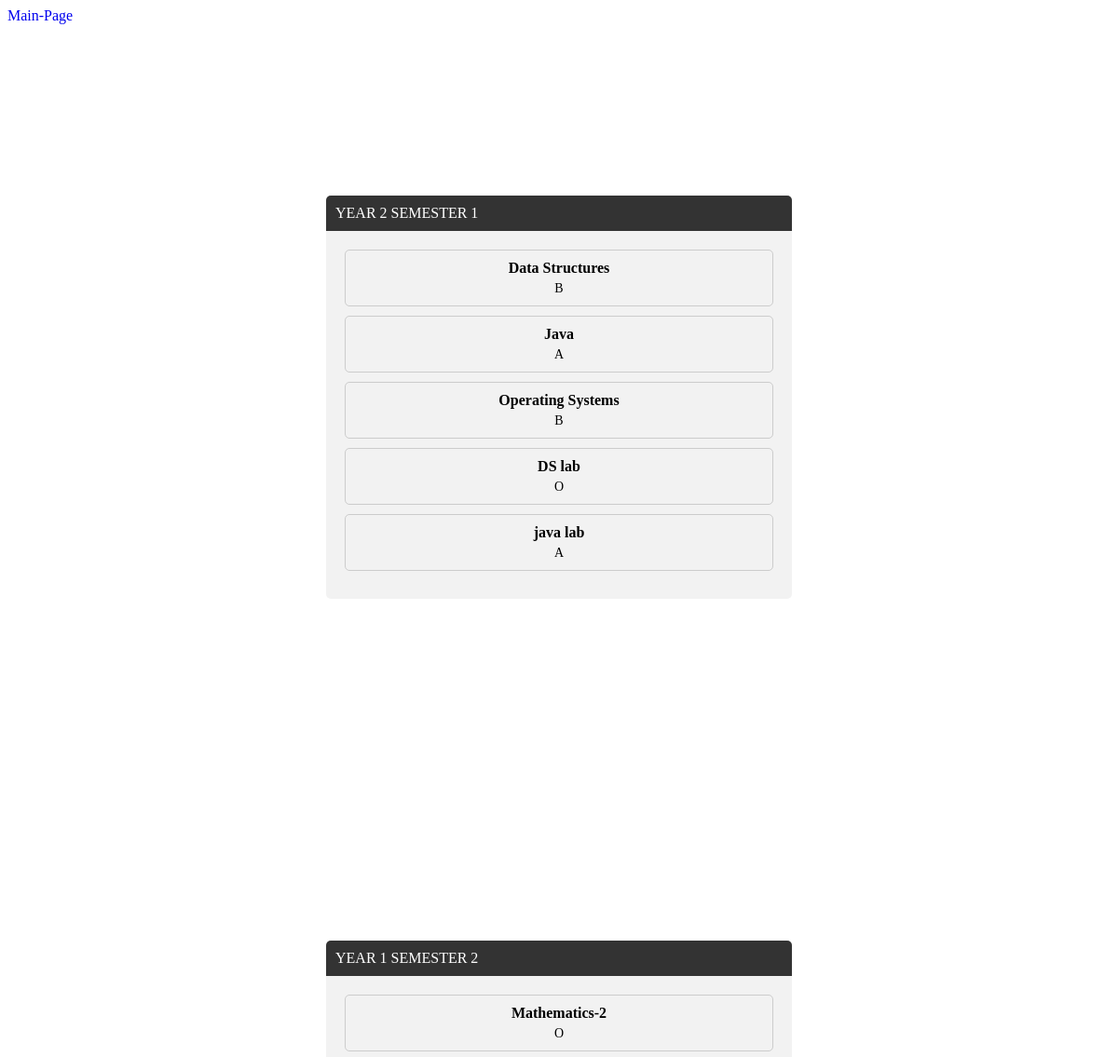
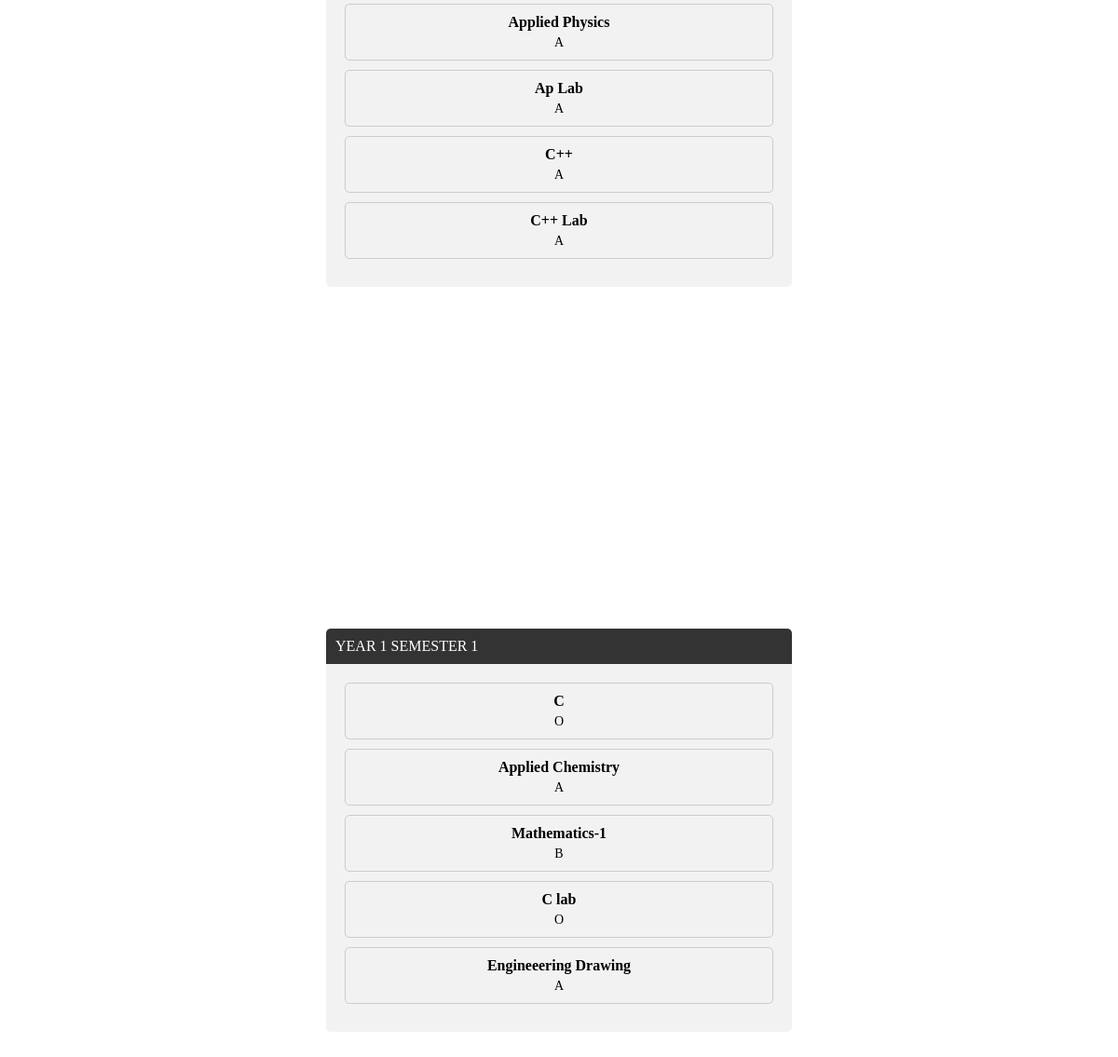
Screenshot of /student/ (signed in) with the database file from the repository (2 pictures, top to bottom).
### base/models.py (models this page shows, shortened)
class Mark(models.Model):
    subjects = models.ForeignKey(Subject, on_delete=models.CASCADE, null=True)
    student_id = models.CharField(max_length=100, null=True)
    m1 = models.CharField(max_length=100, null=True)
    m2 = models.CharField(max_length=100, null=True)
    m3 = models.CharField(max_length=100, null=True)
    m4 = models.CharField(max_length=100, null=True)
    m5 = models.CharField(max_length=100, null=True)

class Subject(models.Model):
    detail = models.ForeignKey(Detail,on_delete=models.CASCADE, null=True)
    s1 = models.CharField(max_length=100, null=True)
    s2 = models.CharField(max_length=100, null=True)
    s3 = models.CharField(max_length=100, null=True)
    s4 = models.CharField(max_length=100, null=True)
    s5 = models.CharField(max_length=100, null=True)

class Detail(models.Model):
    course = models.CharField(max_length=100, null=True)
    year = models.CharField(max_length=100, null=True)
    semester = models.CharField(max_length=100, null=True)

### base/views.py (the view)
# urls.py: path('student/', views.mainpage, name="stud"),
def mainpage(request):
    marks = Mark.objects.all()
    context = {'marks':marks}
    return render(request, 'base/student.html', context)

### base/templates/base/student.html (shortened to what this page needs)
{%include 'base/err.html'%}
{%block content%}
{% load static %}
<html>
    <head>
        <link rel="stylesheet" href="{%static 'styles/student.css'%}" media="screen"/>
    </head>
    <body>
        {%for mark in marks%}
        {%if request.user.username == mark.student_id%}
        <div class="container">
            <div class="card">
              <div class="card-header">
                YEAR {{mark.subjects.detail.year}} SEMESTER {{mark.subjects.detail.semester}}
              </div>
              <div class="card-body">
                <div class="result-item">
                  <div class="subject-card">
                    <div class="subject">{{mark.subjects.s1}}</div>
                    <div class="grade">{{mark.m1}}</div>
                  </div>
                </div>
                <div class="result-item">
                  <div class="subject-card">
                    <div class="subject">{{mark.subjects.s2}}</div>
                    <div class="grade">{{mark.m2}}</div>
                  </div>
                </div>
                <div class="result-item">
                  <div class="subject-card">
                    <div class="subject">{{mark.subjects.s3}}</div>
                    <div class="grade">{{mark.m3}}</div>
                  </div>
                </div>
                <div class="result-item">
                  <div class="subject-card">
                    <div class="subject">{{mark.subjects.s4}}</div>
                    <div class="grade">{{mark.m4}}</div>
                  </div>
                </div>
                <div class="result-item">
                  <div class="subject-card">
                    <div class="subject">{{mark.subjects.s5}}</div>
                    <div class="grade">{{mark.m5}}</div>
                  </div>
                </div>
              </div>
            </div>
          </div>
        {%endif%}
        {% endfor %}
    </body>
</html>
{%endblock content%}

### base/static/styles/student.css (style rules this page uses)
.container { display: flex; flex-direction: column; justify-content: center; align-items: center; height: 100vh; }
.card { width: 500px; background-color: #f2f2f2; border-radius: 5px; }
.card-header { background-color: #333; color: #fff; padding: 10px; border-top-left-radius: 5px; border-top-right-radius: 5px; }
.card-body { padding: 20px; }
.result-item { margin-bottom: 10px; text-align: center; }
.subject-card { border: 1px solid #ccc; border-radius: 5px; padding: 10px; }
.subject { font-weight: bold; font-size: 16px; margin-bottom: 5px; }
.grade { font-size: 14px; }

### rows the page displays
Mark: subjects.detail.year "2", subjects.detail.semester "1", subjects.s1 "Data Structures", m1 "B", subjects.s2 "Java", m2 "A", subjects.s3 "Operating Systems", m3 "B", subjects.s4 "DS lab", m4 "O", subjects.s5 "java lab", m5 "A"
Mark: subjects.detail.year "1", subjects.detail.semester "2", subjects.s1 "Mathematics-2", m1 "O", subjects.s2 "Applied Physics", m2 "A", subjects.s3 "Ap Lab", m3 "A", subjects.s4 "C++", m4 "A", subjects.s5 "C++ Lab", m5 "A"
Mark: subjects.detail.year "1", subjects.detail.semester "1", subjects.s1 "C", m1 "O", subjects.s2 "Applied Chemistry", m2 "A", subjects.s3 "Mathematics-1", m3 "B", subjects.s4 "C lab", m4 "O", subjects.s5 "Engineeering Drawing", m5 "A"
